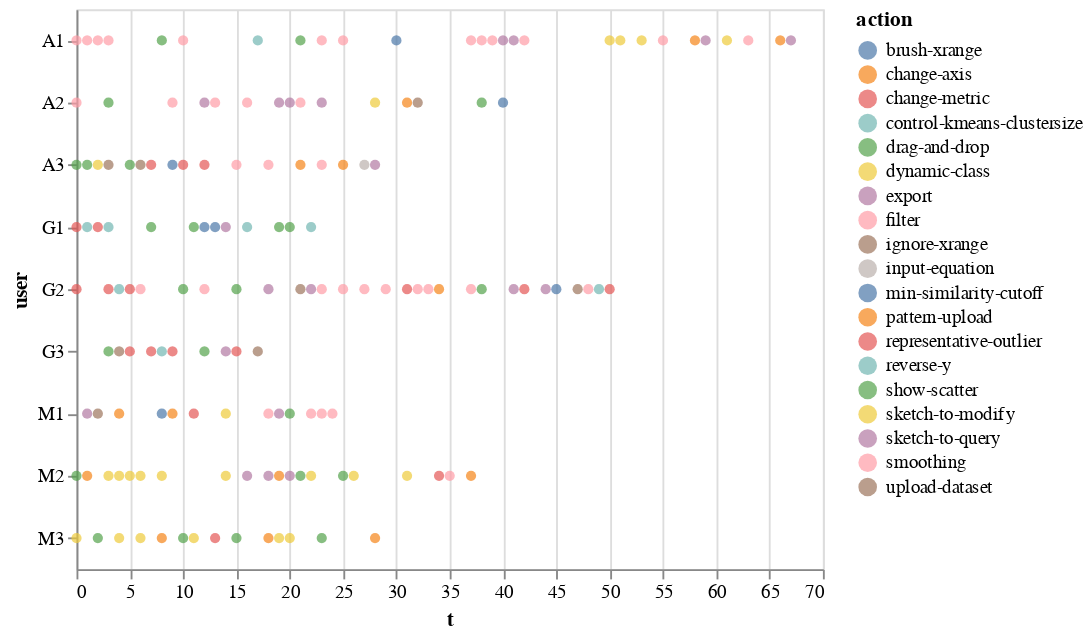

Notebook source saved alongside this figure:
### Markdown cell above
# Feature Only

### Code cell
df_feature = df[~df.action.isin(featureOnly)]
alt.Chart(df_feature).mark_circle().encode(        
    color='action',
    y="user",
    x='t'
)

### Figure 1 — Vega-Lite specification as saved in the notebook (floating-point values rounded to 4 significant figures; data arrays with more than 128 entries replaced by an {"elided": "..."} marker saying what was removed)
{"$schema": "https://vega.github.io/schema/vega-lite/v2.6.0.json", "config": {"view": {"height": 300, "width": 400}}, "data": {"name": "data-e09d922b30fe012b08cf7e9ce9dbdcfe"}, "datasets": {"data-e09d922b30fe012b08cf7e9ce9dbdcfe": {"elided": "158 records"}}, "encoding": {"color": {"field": "action", "type": "nominal"}, "x": {"field": "t", "type": "quantitative"}, "y": {"field": "user", "type": "nominal"}}, "mark": "circle"}
